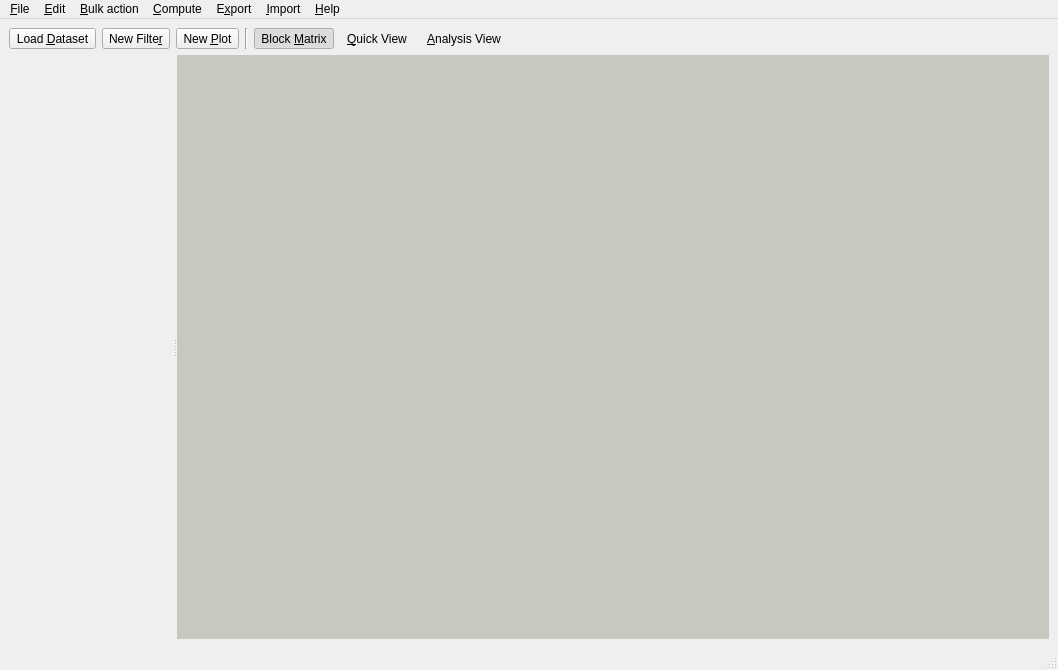
<?xml version="1.0" encoding="UTF-8"?>
<ui version="4.0">
 <class>MainWindow</class>
 <widget class="QMainWindow" name="MainWindow">
  <property name="geometry">
   <rect>
    <x>0</x>
    <y>0</y>
    <width>1058</width>
    <height>670</height>
   </rect>
  </property>
  <property name="acceptDrops">
   <bool>true</bool>
  </property>
  <property name="windowTitle">
   <string>DCscope</string>
  </property>
  <widget class="QWidget" name="centralwidget">
   <layout class="QVBoxLayout" name="verticalLayout">
    <item>
     <layout class="QGridLayout" name="gridLayout">
      <property name="topMargin">
       <number>0</number>
      </property>
      <item row="0" column="0">
       <widget class="QToolButton" name="toolButton_load_dataset">
        <property name="sizePolicy">
         <sizepolicy hsizetype="Preferred" vsizetype="Fixed">
          <horstretch>0</horstretch>
          <verstretch>0</verstretch>
         </sizepolicy>
        </property>
        <property name="text">
         <string>Load &amp;Dataset</string>
        </property>
        <property name="icon">
         <iconset theme="office-chart-ring">
          <normaloff>../../../../.designer/backup</normaloff>../../../../.designer/backup</iconset>
        </property>
        <property name="toolButtonStyle">
         <enum>Qt::ToolButtonStyle::ToolButtonTextBesideIcon</enum>
        </property>
       </widget>
      </item>
      <item row="0" column="4">
       <widget class="QToolButton" name="toolButton_dm">
        <property name="text">
         <string>Block &amp;Matrix</string>
        </property>
        <property name="icon">
         <iconset theme="show-grid">
          <normaloff>../../../../.designer/backup</normaloff>../../../../.designer/backup</iconset>
        </property>
        <property name="checkable">
         <bool>true</bool>
        </property>
        <property name="checked">
         <bool>true</bool>
        </property>
        <property name="toolButtonStyle">
         <enum>Qt::ToolButtonStyle::ToolButtonTextBesideIcon</enum>
        </property>
        <property name="autoRaise">
         <bool>true</bool>
        </property>
       </widget>
      </item>
      <item row="0" column="1">
       <widget class="QToolButton" name="toolButton_new_filter">
        <property name="text">
         <string>New Filte&amp;r</string>
        </property>
        <property name="icon">
         <iconset theme="view-filter">
          <normaloff>../../../../.designer/backup</normaloff>../../../../.designer/backup</iconset>
        </property>
        <property name="toolButtonStyle">
         <enum>Qt::ToolButtonStyle::ToolButtonTextBesideIcon</enum>
        </property>
       </widget>
      </item>
      <item row="0" column="5">
       <widget class="QToolButton" name="toolButton_quick_view">
        <property name="sizePolicy">
         <sizepolicy hsizetype="Preferred" vsizetype="Fixed">
          <horstretch>0</horstretch>
          <verstretch>0</verstretch>
         </sizepolicy>
        </property>
        <property name="text">
         <string>&amp;Quick View</string>
        </property>
        <property name="icon">
         <iconset theme="office-chart-scatter">
          <normaloff>../../../../.designer/backup</normaloff>../../../../.designer/backup</iconset>
        </property>
        <property name="checkable">
         <bool>true</bool>
        </property>
        <property name="toolButtonStyle">
         <enum>Qt::ToolButtonStyle::ToolButtonTextBesideIcon</enum>
        </property>
        <property name="autoRaise">
         <bool>true</bool>
        </property>
       </widget>
      </item>
      <item row="0" column="7">
       <spacer name="horizontalSpacer">
        <property name="orientation">
         <enum>Qt::Orientation::Horizontal</enum>
        </property>
        <property name="sizeHint" stdset="0">
         <size>
          <width>40</width>
          <height>20</height>
         </size>
        </property>
       </spacer>
      </item>
      <item row="0" column="2">
       <widget class="QToolButton" name="toolButton_new_plot">
        <property name="text">
         <string>New &amp;Plot</string>
        </property>
        <property name="icon">
         <iconset theme="draw-watercolor">
          <normaloff>../../../../.designer/backup</normaloff>../../../../.designer/backup</iconset>
        </property>
        <property name="toolButtonStyle">
         <enum>Qt::ToolButtonStyle::ToolButtonTextBesideIcon</enum>
        </property>
       </widget>
      </item>
      <item row="0" column="3">
       <widget class="Line" name="line">
        <property name="orientation">
         <enum>Qt::Orientation::Vertical</enum>
        </property>
       </widget>
      </item>
      <item row="0" column="6">
       <widget class="QToolButton" name="toolButton_ana_view">
        <property name="text">
         <string>&amp;Analysis View</string>
        </property>
        <property name="icon">
         <iconset theme="tools-wizard">
          <normaloff>../../../../.designer/backup</normaloff>../../../../.designer/backup</iconset>
        </property>
        <property name="checkable">
         <bool>true</bool>
        </property>
        <property name="toolButtonStyle">
         <enum>Qt::ToolButtonStyle::ToolButtonTextBesideIcon</enum>
        </property>
        <property name="autoRaise">
         <bool>true</bool>
        </property>
       </widget>
      </item>
     </layout>
    </item>
    <item>
     <widget class="QSplitter" name="splitter">
      <property name="sizePolicy">
       <sizepolicy hsizetype="Expanding" vsizetype="Expanding">
        <horstretch>0</horstretch>
        <verstretch>0</verstretch>
       </sizepolicy>
      </property>
      <property name="orientation">
       <enum>Qt::Orientation::Horizontal</enum>
      </property>
      <widget class="BlockMatrix" name="block_matrix" native="true"/>
      <widget class="QMdiArea" name="mdiArea">
       <property name="sizePolicy">
        <sizepolicy hsizetype="Expanding" vsizetype="Expanding">
         <horstretch>0</horstretch>
         <verstretch>0</verstretch>
        </sizepolicy>
       </property>
       <property name="frameShape">
        <enum>QFrame::Shape::Panel</enum>
       </property>
       <property name="frameShadow">
        <enum>QFrame::Shadow::Sunken</enum>
       </property>
       <property name="lineWidth">
        <number>0</number>
       </property>
       <property name="verticalScrollBarPolicy">
        <enum>Qt::ScrollBarPolicy::ScrollBarAsNeeded</enum>
       </property>
       <property name="horizontalScrollBarPolicy">
        <enum>Qt::ScrollBarPolicy::ScrollBarAsNeeded</enum>
       </property>
       <property name="sizeAdjustPolicy">
        <enum>QAbstractScrollArea::SizeAdjustPolicy::AdjustIgnored</enum>
       </property>
       <property name="background">
        <brush brushstyle="SolidPattern">
         <color alpha="255">
          <red>200</red>
          <green>200</green>
          <blue>190</blue>
         </color>
        </brush>
       </property>
      </widget>
     </widget>
    </item>
   </layout>
  </widget>
  <widget class="QMenuBar" name="menubar">
   <property name="geometry">
    <rect>
     <x>0</x>
     <y>0</y>
     <width>1058</width>
     <height>23</height>
    </rect>
   </property>
   <widget class="QMenu" name="menu_File">
    <property name="title">
     <string>&amp;File</string>
    </property>
    <addaction name="actionLoadDataset"/>
    <addaction name="actionLoadDCOR"/>
    <addaction name="actionClearDatasets"/>
    <addaction name="separator"/>
    <addaction name="actionOpenSession"/>
    <addaction name="actionSaveSession"/>
    <addaction name="actionClearSession"/>
    <addaction name="separator"/>
    <addaction name="actionQuit"/>
   </widget>
   <widget class="QMenu" name="menuEdit">
    <property name="title">
     <string>&amp;Edit</string>
    </property>
    <addaction name="actionChangeDatasetOrder"/>
    <addaction name="separator"/>
    <addaction name="actionPreferences"/>
   </widget>
   <widget class="QMenu" name="menu_Help">
    <property name="title">
     <string>&amp;Help</string>
    </property>
    <addaction name="actionDocumentation"/>
    <addaction name="actionSoftware"/>
    <addaction name="actionAbout"/>
    <addaction name="separator"/>
   </widget>
   <widget class="QMenu" name="menuExport">
    <property name="title">
     <string>E&amp;xport</string>
    </property>
    <addaction name="actionExportData"/>
    <addaction name="separator"/>
    <addaction name="action_export_filter_polygon"/>
    <addaction name="action_export_filter_pipeline"/>
    <addaction name="action_export_filter_ray_dataset"/>
    <addaction name="separator"/>
    <addaction name="actionExportPlot"/>
   </widget>
   <widget class="QMenu" name="menuImport">
    <property name="title">
     <string>&amp;Import</string>
    </property>
    <addaction name="actionImportFilter"/>
   </widget>
   <widget class="QMenu" name="menuCompute">
    <property name="title">
     <string>&amp;Compute</string>
    </property>
    <addaction name="actionComputeStatistics"/>
    <addaction name="actionComputeSignificance"/>
   </widget>
   <widget class="QMenu" name="menuBulk_Action">
    <property name="title">
     <string>&amp;Bulk action</string>
    </property>
    <addaction name="actionComputeEmodulus"/>
   </widget>
   <addaction name="menu_File"/>
   <addaction name="menuEdit"/>
   <addaction name="menuBulk_Action"/>
   <addaction name="menuCompute"/>
   <addaction name="menuExport"/>
   <addaction name="menuImport"/>
   <addaction name="menu_Help"/>
  </widget>
  <widget class="QStatusBar" name="statusbar"/>
  <action name="actionLoadDataset">
   <property name="icon">
    <iconset theme="office-chart-ring">
     <normaloff>../../../../.designer/backup</normaloff>../../../../.designer/backup</iconset>
   </property>
   <property name="text">
    <string>&amp;Load dataset...</string>
   </property>
   <property name="shortcut">
    <string>Ctrl+I</string>
   </property>
  </action>
  <action name="actionOpenSession">
   <property name="icon">
    <iconset theme="document-open">
     <normaloff>../../../../.designer/backup</normaloff>../../../../.designer/backup</iconset>
   </property>
   <property name="text">
    <string>&amp;Open session...</string>
   </property>
   <property name="shortcut">
    <string>Ctrl+O</string>
   </property>
  </action>
  <action name="actionSaveSession">
   <property name="icon">
    <iconset theme="document-save">
     <normaloff>../../../../.designer/backup</normaloff>../../../../.designer/backup</iconset>
   </property>
   <property name="text">
    <string>&amp;Save session...</string>
   </property>
   <property name="shortcut">
    <string>Ctrl+S</string>
   </property>
  </action>
  <action name="actionClearSession">
   <property name="icon">
    <iconset theme="edit-clear-all">
     <normaloff>../../../../.designer/backup</normaloff>../../../../.designer/backup</iconset>
   </property>
   <property name="text">
    <string>&amp;Clear session</string>
   </property>
  </action>
  <action name="actionQuit">
   <property name="icon">
    <iconset theme="application-exit">
     <normaloff>../../../../.designer/backup</normaloff>../../../../.designer/backup</iconset>
   </property>
   <property name="text">
    <string>&amp;Quit</string>
   </property>
  </action>
  <action name="actionDocumentation">
   <property name="icon">
    <iconset theme="globe">
     <normaloff>../../../../.designer/backup</normaloff>../../../../.designer/backup</iconset>
   </property>
   <property name="text">
    <string>&amp;Documentation</string>
   </property>
  </action>
  <action name="actionSoftware">
   <property name="icon">
    <iconset theme="code-context">
     <normaloff>../../../../.designer/backup</normaloff>../../../../.designer/backup</iconset>
   </property>
   <property name="text">
    <string>&amp;Software</string>
   </property>
  </action>
  <action name="actionAbout">
   <property name="icon">
    <iconset theme="documentinfo">
     <normaloff>../../../../.designer/backup</normaloff>../../../../.designer/backup</iconset>
   </property>
   <property name="text">
    <string>&amp;About</string>
   </property>
  </action>
  <action name="actionExportPlot">
   <property name="icon">
    <iconset theme="draw-watercolor">
     <normaloff>../../../../.designer/backup</normaloff>../../../../.designer/backup</iconset>
   </property>
   <property name="text">
    <string>&amp;Plot...</string>
   </property>
  </action>
  <action name="actionExportData">
   <property name="icon">
    <iconset theme="office-chart-ring">
     <normaloff>../../../../.designer/backup</normaloff>../../../../.designer/backup</iconset>
   </property>
   <property name="text">
    <string>&amp;Data...</string>
   </property>
  </action>
  <action name="actionExportFilter">
   <property name="icon">
    <iconset theme="view-filter">
     <normaloff>../../../../.designer/backup</normaloff>../../../../.designer/backup</iconset>
   </property>
   <property name="text">
    <string>&amp;Filter...</string>
   </property>
  </action>
  <action name="actionImportFilter">
   <property name="icon">
    <iconset theme="view-filter">
     <normaloff>../../../../.designer/backup</normaloff>../../../../.designer/backup</iconset>
   </property>
   <property name="text">
    <string>&amp;Filter...</string>
   </property>
  </action>
  <action name="actionNewPlot">
   <property name="text">
    <string>New Plot</string>
   </property>
  </action>
  <action name="actionNewFilter">
   <property name="text">
    <string>New Filter</string>
   </property>
  </action>
  <action name="actionComputeStatistics">
   <property name="icon">
    <iconset theme="view-statistics">
     <normaloff>../../../../.designer/backup</normaloff>../../../../.designer/backup</iconset>
   </property>
   <property name="text">
    <string>Statistical &amp;data...</string>
   </property>
  </action>
  <action name="actionLoadDCOR">
   <property name="icon">
    <iconset theme="dcor">
     <normaloff>../../../../.designer/backup</normaloff>../../../../.designer/backup</iconset>
   </property>
   <property name="text">
    <string>Load &amp;DCOR data...</string>
   </property>
   <property name="shortcut">
    <string>Ctrl+D</string>
   </property>
  </action>
  <action name="actionPreferences">
   <property name="icon">
    <iconset theme="gtk-preferences">
     <normaloff>../../../../.designer/backup</normaloff>../../../../.designer/backup</iconset>
   </property>
   <property name="text">
    <string>&amp;Preferences...</string>
   </property>
  </action>
  <action name="actionComputeEmodulus">
   <property name="icon">
    <iconset theme="emodulus">
     <normaloff>../../../../.designer/backup</normaloff>../../../../.designer/backup</iconset>
   </property>
   <property name="text">
    <string>&amp;Young's modulus...</string>
   </property>
  </action>
  <action name="actionChangeDatasetOrder">
   <property name="icon">
    <iconset theme="object-order-lower">
     <normaloff>../../../../.designer/backup</normaloff>../../../../.designer/backup</iconset>
   </property>
   <property name="text">
    <string>&amp;Change dataset order...</string>
   </property>
  </action>
  <action name="actionComputeSignificance">
   <property name="icon">
    <iconset theme="statistical_significance">
     <normaloff>../../../../.designer/backup</normaloff>../../../../.designer/backup</iconset>
   </property>
   <property name="text">
    <string>Statistical &amp;significance...</string>
   </property>
  </action>
  <action name="actionClearDatasets">
   <property name="icon">
    <iconset theme="edit-clear">
     <normaloff>../../../../.designer/backup</normaloff>../../../../.designer/backup</iconset>
   </property>
   <property name="text">
    <string>C&amp;lear datasets</string>
   </property>
  </action>
  <action name="action_export_filter_polygon">
   <property name="icon">
    <iconset theme="path-mode-polyline">
     <normaloff>../../../../.designer/backup</normaloff>../../../../.designer/backup</iconset>
   </property>
   <property name="text">
    <string>Polygon filter(s) (*.poly)...</string>
   </property>
  </action>
  <action name="action_export_filter_pipeline">
   <property name="icon">
    <iconset theme="view-filter">
     <normaloff>../../../../.designer/backup</normaloff>../../../../.designer/backup</iconset>
   </property>
   <property name="text">
    <string>Entire filter pipeline (*.sof)...</string>
   </property>
  </action>
  <action name="action_export_filter_ray_dataset">
   <property name="icon">
    <iconset theme="filter_ray"/>
   </property>
   <property name="text">
    <string>Individual filter ray for each dataset (*.sof)</string>
   </property>
   <property name="shortcut">
    <string>Alt+Shift+F</string>
   </property>
  </action>
 </widget>
 <customwidgets>
  <customwidget>
   <class>BlockMatrix</class>
   <extends>QWidget</extends>
   <header>dcscope.gui.matrix.block_matrix</header>
   <container>1</container>
  </customwidget>
 </customwidgets>
 <resources/>
 <connections>
  <connection>
   <sender>toolButton_load_dataset</sender>
   <signal>clicked()</signal>
   <receiver>actionLoadDataset</receiver>
   <slot>trigger()</slot>
   <hints>
    <hint type="sourcelabel">
     <x>68</x>
     <y>43</y>
    </hint>
    <hint type="destinationlabel">
     <x>-1</x>
     <y>-1</y>
    </hint>
   </hints>
  </connection>
  <connection>
   <sender>toolButton_new_filter</sender>
   <signal>clicked()</signal>
   <receiver>actionNewFilter</receiver>
   <slot>trigger()</slot>
   <hints>
    <hint type="sourcelabel">
     <x>162</x>
     <y>43</y>
    </hint>
    <hint type="destinationlabel">
     <x>-1</x>
     <y>-1</y>
    </hint>
   </hints>
  </connection>
  <connection>
   <sender>toolButton_new_plot</sender>
   <signal>clicked()</signal>
   <receiver>actionNewPlot</receiver>
   <slot>trigger()</slot>
   <hints>
    <hint type="sourcelabel">
     <x>347</x>
     <y>55</y>
    </hint>
    <hint type="destinationlabel">
     <x>-1</x>
     <y>-1</y>
    </hint>
   </hints>
  </connection>
  <connection>
   <sender>actionQuit</sender>
   <signal>triggered()</signal>
   <receiver>MainWindow</receiver>
   <slot>close()</slot>
   <hints>
    <hint type="sourcelabel">
     <x>-1</x>
     <y>-1</y>
    </hint>
    <hint type="destinationlabel">
     <x>528</x>
     <y>334</y>
    </hint>
   </hints>
  </connection>
 </connections>
</ui>
